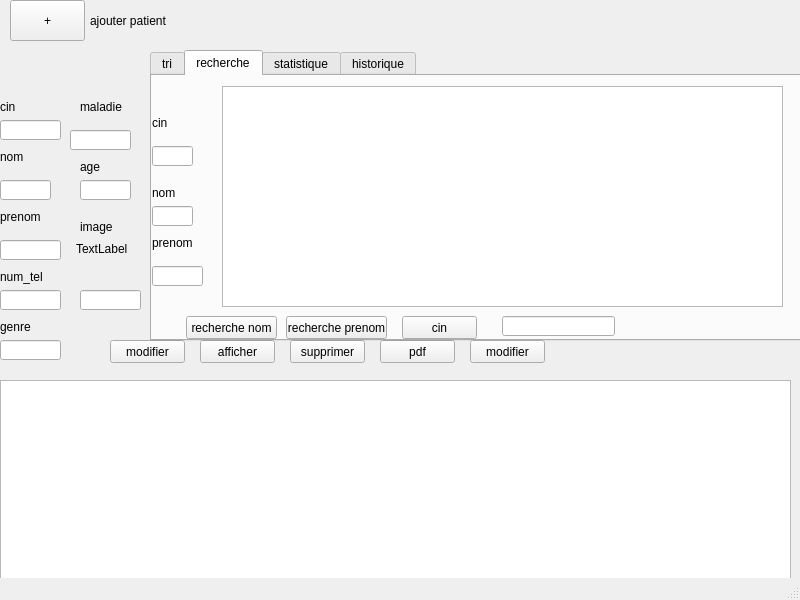
<?xml version="1.0" encoding="UTF-8"?>
<ui version="4.0">
 <class>MainWindow</class>
 <widget class="QMainWindow" name="MainWindow">
  <property name="geometry">
   <rect>
    <x>0</x>
    <y>0</y>
    <width>800</width>
    <height>600</height>
   </rect>
  </property>
  <property name="windowTitle">
   <string>MainWindow</string>
  </property>
  <widget class="QWidget" name="centralwidget">
   <widget class="QLabel" name="label">
    <property name="geometry">
     <rect>
      <x>-30</x>
      <y>-70</y>
      <width>901</width>
      <height>571</height>
     </rect>
    </property>
    <property name="text">
     <string/>
    </property>
    <property name="pixmap">
     <pixmap>../../../Documents/projet1/adhd-attention-deficit-hyperactivity-disorder-mental-health-head-with-puzzle-pieces_738732-502.jpg</pixmap>
    </property>
   </widget>
   <widget class="QPushButton" name="pushButton_16">
    <property name="geometry">
     <rect>
      <x>10</x>
      <y>0</y>
      <width>75</width>
      <height>41</height>
     </rect>
    </property>
    <property name="styleSheet">
     <string notr="true">font: 22pt &quot;Segoe UI Variable Small&quot;;</string>
    </property>
    <property name="text">
     <string>+</string>
    </property>
   </widget>
   <widget class="QLabel" name="label_2">
    <property name="geometry">
     <rect>
      <x>90</x>
      <y>0</y>
      <width>181</width>
      <height>41</height>
     </rect>
    </property>
    <property name="styleSheet">
     <string notr="true">font: 18pt &quot;Roman&quot;;</string>
    </property>
    <property name="text">
     <string>ajouter patient</string>
    </property>
   </widget>
   <widget class="QLabel" name="label_3">
    <property name="geometry">
     <rect>
      <x>0</x>
      <y>150</y>
      <width>47</width>
      <height>14</height>
     </rect>
    </property>
    <property name="text">
     <string>nom</string>
    </property>
   </widget>
   <widget class="QLineEdit" name="lineEdit_8">
    <property name="geometry">
     <rect>
      <x>0</x>
      <y>180</y>
      <width>51</width>
      <height>20</height>
     </rect>
    </property>
   </widget>
   <widget class="QLabel" name="label_4">
    <property name="geometry">
     <rect>
      <x>0</x>
      <y>210</y>
      <width>47</width>
      <height>14</height>
     </rect>
    </property>
    <property name="text">
     <string>prenom</string>
    </property>
   </widget>
   <widget class="QLineEdit" name="lineEdit_9">
    <property name="geometry">
     <rect>
      <x>0</x>
      <y>240</y>
      <width>61</width>
      <height>20</height>
     </rect>
    </property>
   </widget>
   <widget class="QLabel" name="label_5">
    <property name="geometry">
     <rect>
      <x>0</x>
      <y>100</y>
      <width>47</width>
      <height>14</height>
     </rect>
    </property>
    <property name="text">
     <string>cin</string>
    </property>
   </widget>
   <widget class="QLineEdit" name="lineEdit_3">
    <property name="geometry">
     <rect>
      <x>0</x>
      <y>120</y>
      <width>61</width>
      <height>20</height>
     </rect>
    </property>
   </widget>
   <widget class="QLabel" name="label_6">
    <property name="geometry">
     <rect>
      <x>0</x>
      <y>270</y>
      <width>47</width>
      <height>14</height>
     </rect>
    </property>
    <property name="text">
     <string>num_tel</string>
    </property>
   </widget>
   <widget class="QLineEdit" name="lineEdit_4">
    <property name="geometry">
     <rect>
      <x>0</x>
      <y>290</y>
      <width>61</width>
      <height>20</height>
     </rect>
    </property>
   </widget>
   <widget class="QLabel" name="label_7">
    <property name="geometry">
     <rect>
      <x>0</x>
      <y>320</y>
      <width>47</width>
      <height>14</height>
     </rect>
    </property>
    <property name="text">
     <string>genre</string>
    </property>
   </widget>
   <widget class="QLineEdit" name="lineEdit_5">
    <property name="geometry">
     <rect>
      <x>0</x>
      <y>340</y>
      <width>61</width>
      <height>20</height>
     </rect>
    </property>
   </widget>
   <widget class="QLabel" name="label_8">
    <property name="geometry">
     <rect>
      <x>80</x>
      <y>100</y>
      <width>47</width>
      <height>14</height>
     </rect>
    </property>
    <property name="text">
     <string>maladie</string>
    </property>
   </widget>
   <widget class="QLabel" name="label_9">
    <property name="geometry">
     <rect>
      <x>80</x>
      <y>160</y>
      <width>47</width>
      <height>14</height>
     </rect>
    </property>
    <property name="text">
     <string>age</string>
    </property>
   </widget>
   <widget class="QLineEdit" name="lineEdit_7">
    <property name="geometry">
     <rect>
      <x>80</x>
      <y>180</y>
      <width>51</width>
      <height>20</height>
     </rect>
    </property>
   </widget>
   <widget class="QPushButton" name="pushButton">
    <property name="geometry">
     <rect>
      <x>110</x>
      <y>340</y>
      <width>75</width>
      <height>23</height>
     </rect>
    </property>
    <property name="text">
     <string>modifier</string>
    </property>
   </widget>
   <widget class="QPushButton" name="pushButton_11">
    <property name="geometry">
     <rect>
      <x>200</x>
      <y>340</y>
      <width>75</width>
      <height>23</height>
     </rect>
    </property>
    <property name="text">
     <string>afficher</string>
    </property>
   </widget>
   <widget class="QPushButton" name="pushButton_10">
    <property name="geometry">
     <rect>
      <x>290</x>
      <y>340</y>
      <width>75</width>
      <height>23</height>
     </rect>
    </property>
    <property name="text">
     <string>supprimer</string>
    </property>
   </widget>
   <widget class="QPushButton" name="pushButton_2">
    <property name="geometry">
     <rect>
      <x>380</x>
      <y>340</y>
      <width>75</width>
      <height>23</height>
     </rect>
    </property>
    <property name="text">
     <string>pdf</string>
    </property>
   </widget>
   <widget class="QTableView" name="tableView">
    <property name="geometry">
     <rect>
      <x>0</x>
      <y>380</y>
      <width>791</width>
      <height>231</height>
     </rect>
    </property>
   </widget>
   <widget class="QTabWidget" name="tabWidget">
    <property name="geometry">
     <rect>
      <x>150</x>
      <y>50</y>
      <width>661</width>
      <height>291</height>
     </rect>
    </property>
    <property name="currentIndex">
     <number>1</number>
    </property>
    <widget class="QWidget" name="tab">
     <attribute name="title">
      <string>tri</string>
     </attribute>
     <widget class="QPushButton" name="pushButton_6">
      <property name="geometry">
       <rect>
        <x>10</x>
        <y>20</y>
        <width>75</width>
        <height>23</height>
       </rect>
      </property>
      <property name="text">
       <string>tri nom</string>
      </property>
     </widget>
     <widget class="QPushButton" name="pushButton_7">
      <property name="geometry">
       <rect>
        <x>10</x>
        <y>70</y>
        <width>75</width>
        <height>23</height>
       </rect>
      </property>
      <property name="text">
       <string>tri prenom</string>
      </property>
     </widget>
     <widget class="QTableView" name="tableView_3">
      <property name="geometry">
       <rect>
        <x>120</x>
        <y>11</y>
        <width>541</width>
        <height>221</height>
       </rect>
      </property>
     </widget>
    </widget>
    <widget class="QWidget" name="tab_2">
     <attribute name="title">
      <string>recherche</string>
     </attribute>
     <widget class="QLabel" name="label_10">
      <property name="geometry">
       <rect>
        <x>0</x>
        <y>40</y>
        <width>47</width>
        <height>14</height>
       </rect>
      </property>
      <property name="text">
       <string>cin</string>
      </property>
     </widget>
     <widget class="QLineEdit" name="lineEdit_12">
      <property name="geometry">
       <rect>
        <x>0</x>
        <y>70</y>
        <width>41</width>
        <height>20</height>
       </rect>
      </property>
     </widget>
     <widget class="QLabel" name="label_11">
      <property name="geometry">
       <rect>
        <x>0</x>
        <y>110</y>
        <width>47</width>
        <height>14</height>
       </rect>
      </property>
      <property name="text">
       <string>nom</string>
      </property>
     </widget>
     <widget class="QLineEdit" name="lineEdit">
      <property name="geometry">
       <rect>
        <x>0</x>
        <y>130</y>
        <width>41</width>
        <height>20</height>
       </rect>
      </property>
     </widget>
     <widget class="QLineEdit" name="lineEdit_10">
      <property name="geometry">
       <rect>
        <x>0</x>
        <y>190</y>
        <width>51</width>
        <height>20</height>
       </rect>
      </property>
     </widget>
     <widget class="QLabel" name="label_12">
      <property name="geometry">
       <rect>
        <x>0</x>
        <y>160</y>
        <width>47</width>
        <height>14</height>
       </rect>
      </property>
      <property name="text">
       <string>prenom</string>
      </property>
     </widget>
     <widget class="QTableView" name="tableView_2">
      <property name="geometry">
       <rect>
        <x>70</x>
        <y>10</y>
        <width>561</width>
        <height>221</height>
       </rect>
      </property>
     </widget>
     <widget class="QPushButton" name="pushButton_3">
      <property name="geometry">
       <rect>
        <x>34</x>
        <y>240</y>
        <width>91</width>
        <height>23</height>
       </rect>
      </property>
      <property name="text">
       <string>recherche nom</string>
      </property>
     </widget>
     <widget class="QPushButton" name="pushButton_4">
      <property name="geometry">
       <rect>
        <x>134</x>
        <y>240</y>
        <width>101</width>
        <height>23</height>
       </rect>
      </property>
      <property name="text">
       <string>recherche prenom</string>
      </property>
     </widget>
     <widget class="QPushButton" name="pushButton_5">
      <property name="geometry">
       <rect>
        <x>250</x>
        <y>240</y>
        <width>75</width>
        <height>23</height>
       </rect>
      </property>
      <property name="text">
       <string>cin</string>
      </property>
     </widget>
     <widget class="QLineEdit" name="lineEdit_2">
      <property name="geometry">
       <rect>
        <x>350</x>
        <y>240</y>
        <width>113</width>
        <height>20</height>
       </rect>
      </property>
     </widget>
    </widget>
    <widget class="QWidget" name="tab_3">
     <attribute name="title">
      <string>statistique</string>
     </attribute>
     <widget class="QPushButton" name="pushButton_8">
      <property name="geometry">
       <rect>
        <x>0</x>
        <y>30</y>
        <width>75</width>
        <height>23</height>
       </rect>
      </property>
      <property name="text">
       <string>stat</string>
      </property>
     </widget>
     <widget class="QGraphicsView" name="graphicsView">
      <property name="geometry">
       <rect>
        <x>100</x>
        <y>20</y>
        <width>361</width>
        <height>231</height>
       </rect>
      </property>
     </widget>
    </widget>
    <widget class="QWidget" name="tab_4">
     <attribute name="title">
      <string>historique</string>
     </attribute>
     <widget class="QPushButton" name="pushButton_9">
      <property name="geometry">
       <rect>
        <x>10</x>
        <y>20</y>
        <width>75</width>
        <height>23</height>
       </rect>
      </property>
      <property name="text">
       <string>historique</string>
      </property>
     </widget>
     <widget class="QTextBrowser" name="textBrowser">
      <property name="geometry">
       <rect>
        <x>90</x>
        <y>11</y>
        <width>481</width>
        <height>221</height>
       </rect>
      </property>
     </widget>
    </widget>
   </widget>
   <widget class="QLineEdit" name="lineEdit_6">
    <property name="geometry">
     <rect>
      <x>70</x>
      <y>130</y>
      <width>61</width>
      <height>20</height>
     </rect>
    </property>
   </widget>
   <widget class="QLabel" name="label_13">
    <property name="geometry">
     <rect>
      <x>76</x>
      <y>223</y>
      <width>51</width>
      <height>51</height>
     </rect>
    </property>
    <property name="text">
     <string>TextLabel</string>
    </property>
   </widget>
   <widget class="QLabel" name="label_14">
    <property name="geometry">
     <rect>
      <x>80</x>
      <y>220</y>
      <width>47</width>
      <height>14</height>
     </rect>
    </property>
    <property name="text">
     <string>image</string>
    </property>
   </widget>
   <widget class="QLineEdit" name="lineEdit_11">
    <property name="geometry">
     <rect>
      <x>80</x>
      <y>290</y>
      <width>61</width>
      <height>20</height>
     </rect>
    </property>
   </widget>
   <widget class="QPushButton" name="pushButton_12">
    <property name="geometry">
     <rect>
      <x>470</x>
      <y>340</y>
      <width>75</width>
      <height>23</height>
     </rect>
    </property>
    <property name="text">
     <string>modifier</string>
    </property>
   </widget>
  </widget>
  <widget class="QMenuBar" name="menubar">
   <property name="geometry">
    <rect>
     <x>0</x>
     <y>0</y>
     <width>800</width>
     <height>22</height>
    </rect>
   </property>
  </widget>
  <widget class="QStatusBar" name="statusbar"/>
 </widget>
 <resources/>
 <connections/>
</ui>
